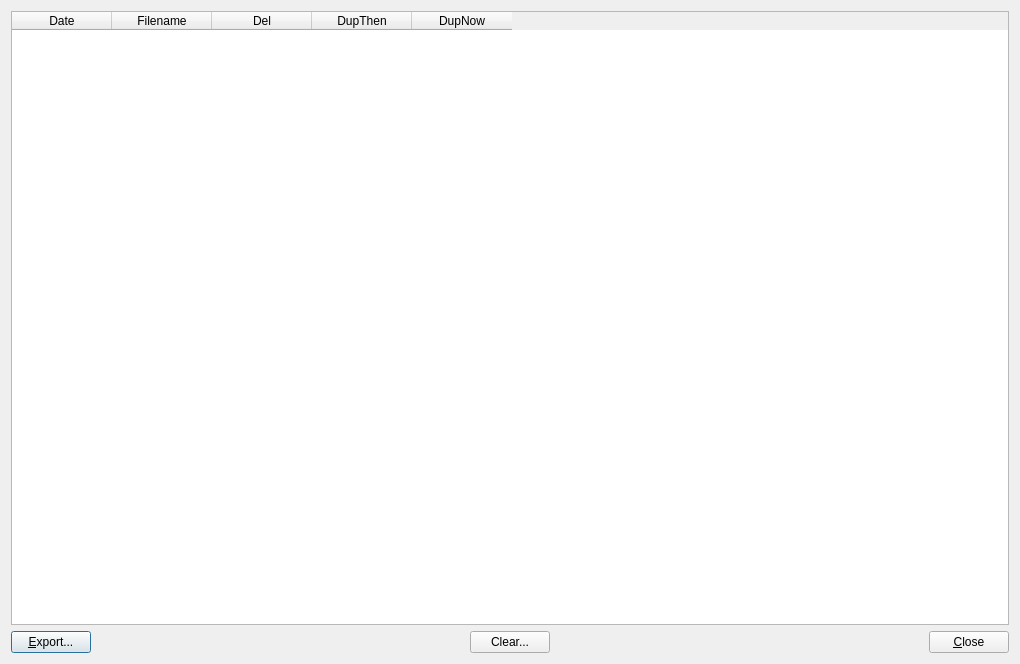
<?xml version="1.0" encoding="UTF-8"?>
<ui version="4.0">
 <class>DlgRemovedSongs</class>
 <widget class="QDialog" name="DlgRemovedSongs">
  <property name="geometry">
   <rect>
    <x>0</x>
    <y>0</y>
    <width>1020</width>
    <height>664</height>
   </rect>
  </property>
  <property name="windowTitle">
   <string>SkauTan: Removed songs</string>
  </property>
  <layout class="QVBoxLayout" name="verticalLayout">
   <item>
    <widget class="QTableWidget" name="twRemoved">
     <property name="editTriggers">
      <set>QAbstractItemView::NoEditTriggers</set>
     </property>
     <property name="selectionBehavior">
      <enum>QAbstractItemView::SelectRows</enum>
     </property>
     <property name="horizontalScrollMode">
      <enum>QAbstractItemView::ScrollPerPixel</enum>
     </property>
     <attribute name="horizontalHeaderHighlightSections">
      <bool>false</bool>
     </attribute>
     <attribute name="verticalHeaderVisible">
      <bool>false</bool>
     </attribute>
     <column>
      <property name="text">
       <string>Date</string>
      </property>
     </column>
     <column>
      <property name="text">
       <string>Filename</string>
      </property>
     </column>
     <column>
      <property name="text">
       <string>Del</string>
      </property>
      <property name="toolTip">
       <string>Was the file deleted from the disk</string>
      </property>
     </column>
     <column>
      <property name="text">
       <string comment="# duplicates then">DupThen</string>
      </property>
      <property name="toolTip">
       <string>Number of duplicates in DB at the time of removal</string>
      </property>
     </column>
     <column>
      <property name="text">
       <string comment="# duplicates now">DupNow</string>
      </property>
      <property name="toolTip">
       <string>Number of duplicates currently in DB</string>
      </property>
     </column>
    </widget>
   </item>
   <item>
    <layout class="QHBoxLayout" name="horizontalLayout">
     <item>
      <widget class="QPushButton" name="btnExport">
       <property name="text">
        <string>&amp;Export...</string>
       </property>
      </widget>
     </item>
     <item>
      <spacer name="horizontalSpacer_2">
       <property name="orientation">
        <enum>Qt::Horizontal</enum>
       </property>
       <property name="sizeHint" stdset="0">
        <size>
         <width>40</width>
         <height>20</height>
        </size>
       </property>
      </spacer>
     </item>
     <item>
      <widget class="QPushButton" name="btnClear">
       <property name="text">
        <string>Clear...</string>
       </property>
      </widget>
     </item>
     <item>
      <spacer name="horizontalSpacer">
       <property name="orientation">
        <enum>Qt::Horizontal</enum>
       </property>
       <property name="sizeHint" stdset="0">
        <size>
         <width>40</width>
         <height>20</height>
        </size>
       </property>
      </spacer>
     </item>
     <item>
      <widget class="QPushButton" name="btnClose">
       <property name="text">
        <string>&amp;Close</string>
       </property>
      </widget>
     </item>
    </layout>
   </item>
  </layout>
 </widget>
 <resources/>
 <connections/>
</ui>
